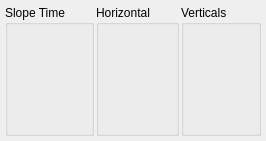
<?xml version="1.0" encoding="UTF-8"?>
<ui version="4.0">
 <class>acqrswidgets::ap240form</class>
 <widget class="QWidget" name="acqrswidgets::ap240form">
  <property name="geometry">
   <rect>
    <x>0</x>
    <y>0</y>
    <width>266</width>
    <height>141</height>
   </rect>
  </property>
  <property name="windowTitle">
   <string>Form</string>
  </property>
  <layout class="QHBoxLayout" name="horizontalLayout_2">
   <property name="spacing">
    <number>2</number>
   </property>
   <property name="leftMargin">
    <number>5</number>
   </property>
   <property name="topMargin">
    <number>5</number>
   </property>
   <property name="rightMargin">
    <number>5</number>
   </property>
   <property name="bottomMargin">
    <number>5</number>
   </property>
   <item>
    <widget class="QGroupBox" name="groupBox_2">
     <property name="title">
      <string>Slope Time</string>
     </property>
    </widget>
   </item>
   <item>
    <widget class="QGroupBox" name="groupBox_4">
     <property name="title">
      <string>Horizontal</string>
     </property>
    </widget>
   </item>
   <item>
    <widget class="QGroupBox" name="groupBox_3">
     <property name="title">
      <string>Verticals</string>
     </property>
    </widget>
   </item>
  </layout>
 </widget>
 <resources/>
 <connections/>
</ui>
